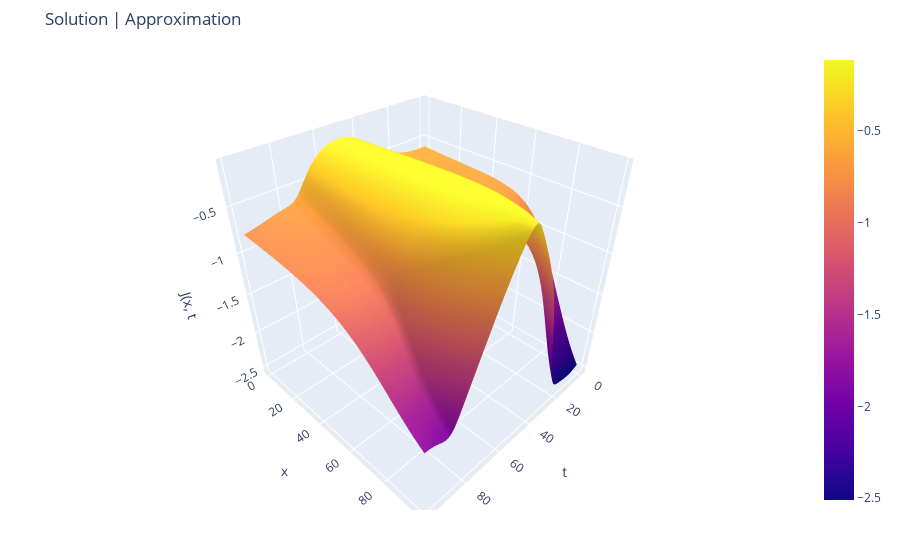

The notebook cell saved with this chart:
### Markdown cell above
#### Value function approximation:

### Code cell
fig = make_subplots(rows=1, cols=1, specs=[[{'type': 'surface'}]])
xs = np.linspace(-3, 3, 100)
ts = np.linspace(0, 1, 100)
us_pred = np.array([[solver.J(x, t) for x in xs] for t in ts])
fig.add_trace(go.Surface(z=us_pred), row=1, col=1)
fig.update_layout(title='Solution | Approximation',
                  scene = dict(
                    xaxis_title="t",
                    yaxis_title="x",
                    zaxis_title="J(x, t"),
                  scene2 = dict(
                    xaxis_title="t",
                    yaxis_title="x",
                    zaxis_title="J(x, t)"),
                  margin=dict(l=50, r=50, b=50, t=50))
fig.show()

### Figure 1 — Plotly figure (JSON) as saved in the notebook; plotly's stock layout.template omitted (floating-point values rounded to 4 significant figures; data arrays with more than 128 entries replaced by an {"elided": "..."} marker saying what was removed)
{"data": [{"scene": "scene", "type": "surface", "z": {"elided": "100x100 float values"}}], "layout": {"margin": {"b": 50, "l": 50, "r": 50, "t": 50}, "scene": {"domain": {"x": [0, 1], "y": [0, 1]}, "xaxis": {"title": {"text": "t"}}, "yaxis": {"title": {"text": "x"}}, "zaxis": {"title": {"text": "J(x, t"}}}, "scene2": {"xaxis": {"title": {"text": "t"}}, "yaxis": {"title": {"text": "x"}}, "zaxis": {"title": {"text": "J(x, t)"}}}, "title": {"text": "Solution | Approximation"}}}
